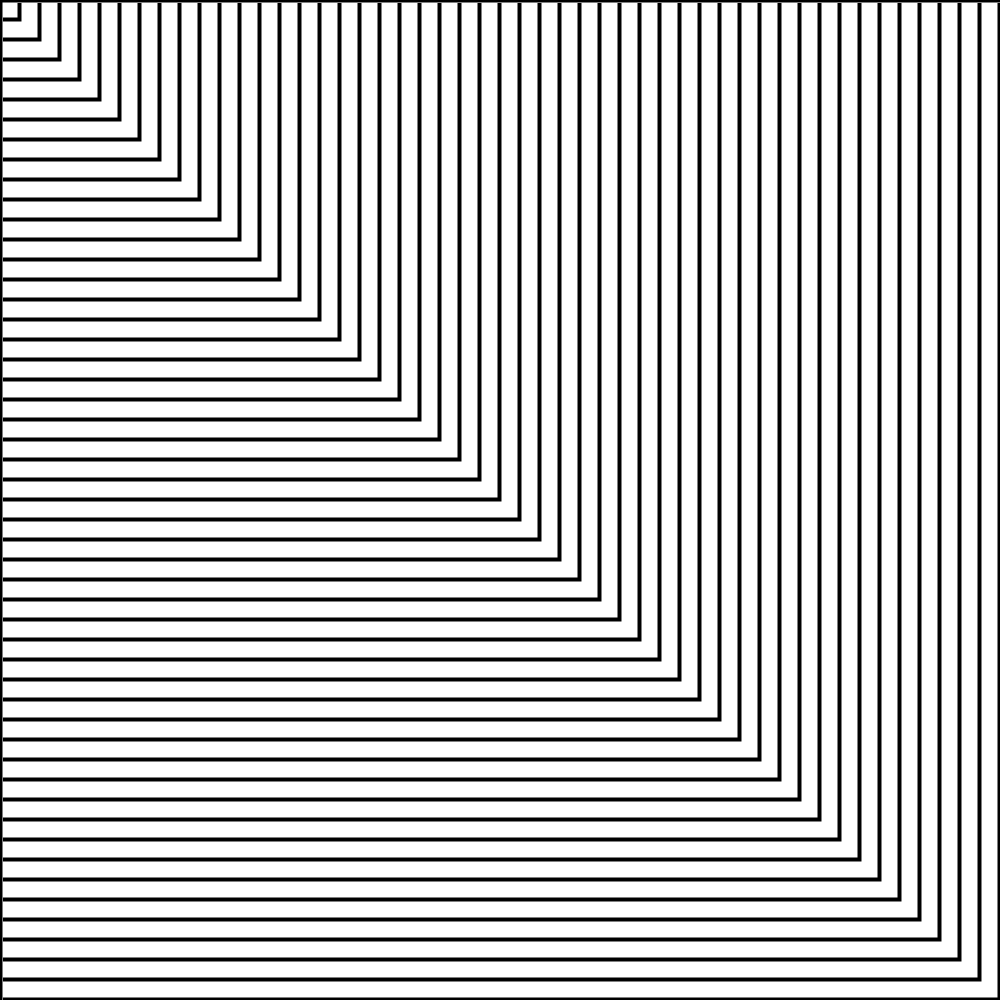
Frame 1 (no input)
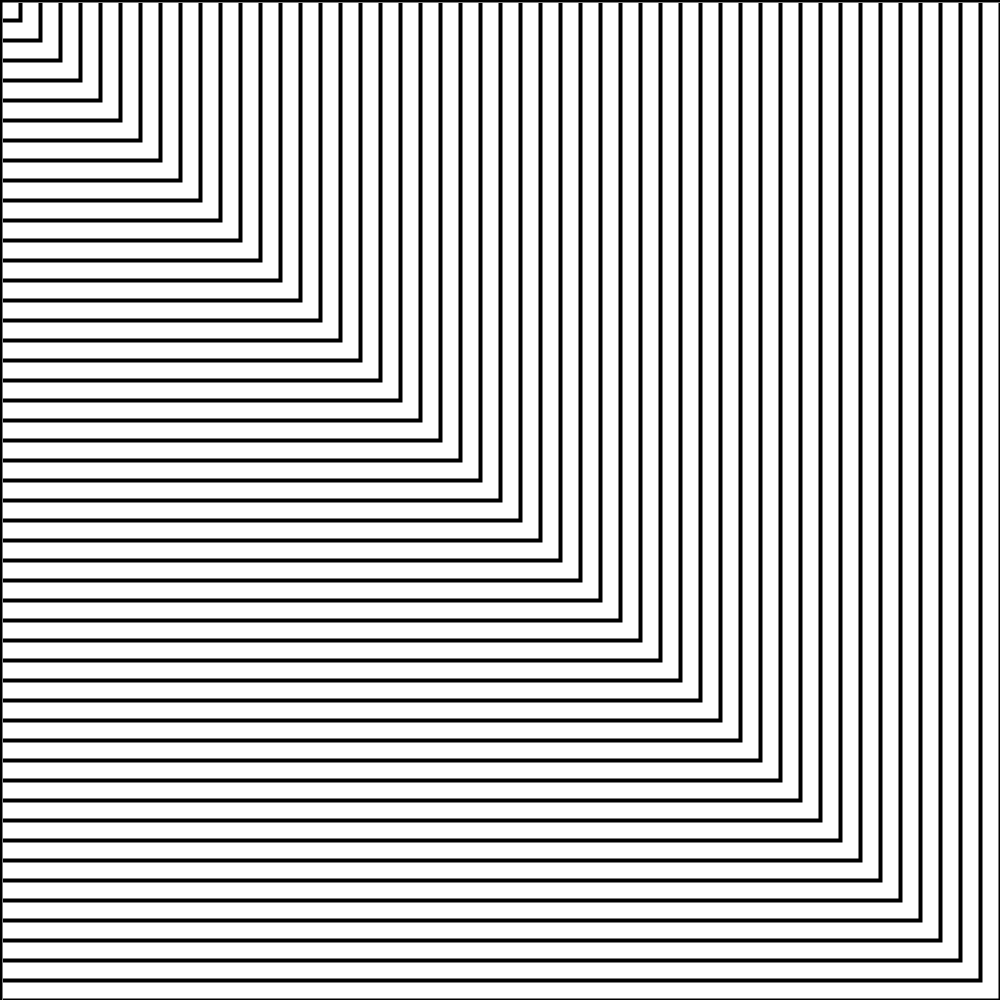
Frame 60 (the mouse pressed at the canvas centre just before this capture)
Frame 120 (the mouse held since frame 60 and released just before this capture): identical to frame 60, image omitted

The Processing sketch that drew these frames (run headless with seeded random() and noise(); from frame 60 on, the mouse is pressed at the canvas centre):

// Processing sketch: Exercise_12_KeaganRieder
// ── Exercise_12_KeaganRieder.pde
/* Exercise Summary
  create op(optical illusion) art with animated elements
*/

/* File Sumary
###########################################################################################
  file conatins the project set up and draw function
  with set up setting up anything that needs to be done on program start
  and draw referenshing each frame with it's contents

###########################################################################################
*/

//global varible
ArrayList<OpticalIllsuion> illusionParts = new ArrayList<OpticalIllsuion>();
OpticalIllsuion test;
color backGroundColor = color (255);
//setup
void setup(){
  //frameRate(4);
  size(1000,1000);
  background(backGroundColor);
  
  //initalzing the optical illusion
  /*
   Vector2 cords = new Vector2(width/2,height/2);
    Vector2 Size = new Vector2(width,width);    
    Vector2 offset = new Vector2(-1,-1);
    color illusionColor = color(0);
    test = new OpticalIllsuion( cords,Size,offset,illusionColor);*/
 // rectMode(CENTER);
  
  for(int i = 0; i < width*2; i+= 20){
    //OpticalIllsuion constructor (Vector2 cords,Vector2 size, Vector2 offset, color illisonColor)
      Vector2 cords = new Vector2(0,0);
      Vector2 Size = new Vector2(i,i);    
      Vector2 offset = new Vector2(-1,-1);
      color illusionColor = color(0);
      
      illusionParts.add(new OpticalIllsuion( cords,Size,offset,illusionColor));
  
  
  }
}

//draw
void draw(){
  //test.Move();
  //rect(width/2-10,height/2-10, 10,10);
  
 for(int i = 0; i < illusionParts.size(); i++){
   illusionParts.get(i).Move();
  }
}

// ── DataClasses.pde
/*
##########################################################################
  File Summary
  >> this file contains classes which hold data meant to be used by other 
  >> classes.
  >> the reason for these classes is to allow for cleenaer and
  >> more orginzied code where for example rather then passing two 
  >> varibles you just pass a class that conatins two varibles
##########################################################################
*/

/*
  about
  >> Vector2 is a data class which holds two floats
  >> it defines ways to allow for the float values 
  >> to be modifed and interacted with
*/
class Vector2 {
  private float x = 0;
  private float y = 0;
  
  //consturcutor
  public Vector2(float X, float Y){
    x = X;
    y = Y; 
  }
  
  //functions to get varibles x and y
  public float GetX(){
    return x;
  }
  public float GetY(){
    return y;
  }
  
  //functions to allow for modifcation of varibles
  //for x varible
  public void InvertX(){
     x *= -1;
  } 
  public void AddToX(float val){
    x += val;
  }  
  public void MultiplyToX(float val){
    x *= val;
  }
  public void DivideX(float val){
    if(val != 0){
      x /= val;
    }
    else{
      println("Error: attempted to divide X by 0");
    }
  }
  
  //For Y varible
  public void InvertY(){
     y *= -1;
  }
  public void AddToY(float val){
    y += val;
  }  
  public void MultiplyToY(float val){
    y *= val;
  }
  public void DivideY(float val){
    if(val != 0){
      y /= val;
    }
    else{
      println("Error: attempted to divide X by 0");
    }
  } 
}

// ── OPClasses.pde
/*
##########################################################################
  File Summary
  >> this file contains definitions for classes that are used to create the 
  optical illusion
##########################################################################
*/


class OpticalIllsuion{

  private Vector2 cords;
  private Vector2 size;
  private Vector2 minBound;
  private Vector2 maxBounds;
  private Vector2 offset;
  private Vector2 direction = new Vector2(1,1);
  private color illisonColor;
  
  public OpticalIllsuion(Vector2 cords,Vector2 size, Vector2 offset, color illisonColor){
    this.cords = cords; 
    this.size = size;
    minBound = new Vector2(size.GetX()-200,size.GetY()-200);
    maxBounds = new Vector2(size.GetX(),size.GetY());
    this.offset = offset;
    this.illisonColor = illisonColor;
    //DrawIllsuion();
  }
  
  
  public void Move(){
    EraseIllsuion();
    float xTrajectory = size.GetX() + offset.GetX() * direction.GetX();
    float yTrajectory = size.GetY() + offset.GetY() * direction.GetY();
    
    if(xTrajectory < minBound.GetX() || xTrajectory > maxBounds.GetX()){
       direction.InvertX();
    }
    if(yTrajectory < minBound.GetY() || yTrajectory > maxBounds.GetY()){
       direction.InvertY();
    }
    
    float xVecloity = offset.GetX() * direction.GetX();
    float yVecloity = offset.GetY() * direction.GetY();
    size.AddToX(xVecloity);
    size.AddToY(yVecloity);
    
    DrawIllsuion();
  }
  
  public void DrawIllsuion(){
    noFill();
    strokeWeight(4);
    stroke(illisonColor);
    rect(cords.GetX(),cords.GetY(),size.GetX(),size.GetY());
  }
  public void EraseIllsuion(){
    noFill();
    strokeWeight(5);
    stroke(backGroundColor);
    rect(cords.GetX(),cords.GetY(),size.GetX(),size.GetY());
  }
  

}
